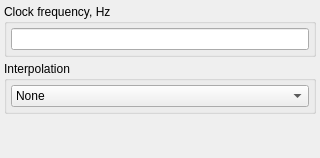
<?xml version="1.0" encoding="UTF-8"?>
<ui version="4.0">
 <class>SAAOptions</class>
 <widget class="QWidget" name="SAAOptions">
  <property name="geometry">
   <rect>
    <x>0</x>
    <y>0</y>
    <width>320</width>
    <height>158</height>
   </rect>
  </property>
  <property name="windowTitle">
   <string notr="true">SAA1099</string>
  </property>
  <layout class="QVBoxLayout">
   <property name="spacing">
    <number>4</number>
   </property>
   <property name="margin">
    <number>4</number>
   </property>
   <item>
    <widget class="QGroupBox" name="clockRateGroup">
     <property name="title">
      <string>Clock frequency, Hz</string>
     </property>
     <layout class="QHBoxLayout">
      <property name="spacing">
       <number>4</number>
      </property>
      <property name="margin">
       <number>4</number>
      </property>
      <item>
       <widget class="QLineEdit" name="clockRateValue">
        <property name="inputMask">
         <string notr="true">D9999999; </string>
        </property>
       </widget>
      </item>
     </layout>
    </widget>
   </item>
   <item>
    <widget class="QGroupBox" name="interpolationGroup">
     <property name="title">
      <string>Interpolation</string>
     </property>
     <layout class="QHBoxLayout" name="horizontalLayout">
      <property name="spacing">
       <number>4</number>
      </property>
      <property name="margin">
       <number>4</number>
      </property>
      <item>
       <widget class="QComboBox" name="interpolationValue">
        <item>
         <property name="text">
          <string>None</string>
         </property>
        </item>
        <item>
         <property name="text">
          <string>Performance</string>
         </property>
        </item>
        <item>
         <property name="text">
          <string>Quality</string>
         </property>
        </item>
       </widget>
      </item>
     </layout>
    </widget>
   </item>
   <item>
    <spacer name="verticalSpacer">
     <property name="orientation">
      <enum>Qt::Vertical</enum>
     </property>
     <property name="sizeHint" stdset="0">
      <size>
       <width>0</width>
       <height>0</height>
      </size>
     </property>
    </spacer>
   </item>
  </layout>
 </widget>
 <resources/>
 <connections/>
</ui>
